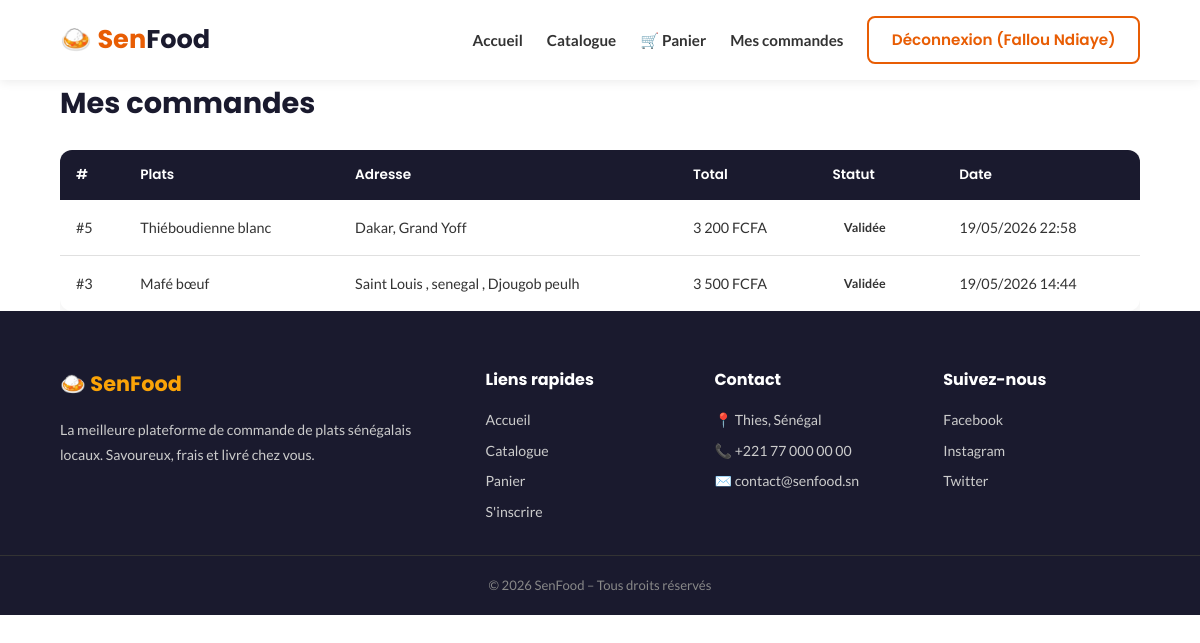
Page /client/mes_commandes.php (signed in) on the committed database.
### tables this page shows
CREATE TABLE `orders` (
  `id` int(11) NOT NULL,
  `user_id` int(11) NOT NULL,
  `adresse` varchar(255) NOT NULL,
  `statut` enum('En attente','Validée','Annulée') DEFAULT 'En attente',
  `created_at` timestamp NOT NULL DEFAULT current_timestamp()
);

### client/mes_commandes.php (the view, shortened to what this page needs)
<?php
require_once '../config/db.php';
$stmt = $pdo->prepare(
    'SELECT o.*,
     GROUP_CONCAT(p.nom SEPARATOR ", ") AS plats,
     SUM(od.prix_unitaire) AS total
     FROM orders o
     JOIN order_details od ON od.order_id = o.id
     JOIN products p ON p.id = od.product_id
     WHERE o.user_id = :user_id
     GROUP BY o.id
     ORDER BY o.created_at DESC'
);
$stmt->execute([':user_id' => $_SESSION['user_id']]);
$commandes = $stmt->fetchAll();
?>
<!DOCTYPE html>
<html lang="fr">
<head>
    <link rel="stylesheet" href="../assets/css/style.css">
</head>
<body>
<?php include '../includes/header.php'; ?>
<main class="container">
    <h1 class="page-titre">Mes commandes</h1>
    <?php if (empty($commandes)): ?>
        <div class="panier-vide">
            <p>Vous n'avez pas encore passé de commande.</p>
            <a href="catalogue.php" class="btn btn-primary">Commander maintenant</a>
        </div>
    <?php else: ?>
        <div class="table-responsive">
            <table class="table-admin">
                <thead>
                    <tr>
                        <th>#</th>
                        <th>Plats</th>
                        <th>Adresse</th>
                        <th>Total</th>
                        <th>Statut</th>
                        <th>Date</th>
                    </tr>
                </thead>
                <tbody>
                    <?php foreach ($commandes as $cmd): ?>
                    <tr>
                        <td>#<?= $cmd['id'] ?></td>
                        <td><?= htmlspecialchars($cmd['plats']) ?></td>
                        <td><?= htmlspecialchars($cmd['adresse']) ?></td>
                        <td><?= number_format($cmd['total'], 0, ',', ' ') ?> FCFA</td>
                        <td>
                            <span class="statut statut-<?= strtolower(str_replace(' ', '-', $cmd['statut'])) ?>">
                                <?= htmlspecialchars($cmd['statut']) ?>
                            </span>
                        </td>
                        <td><?= date('d/m/Y H:i', strtotime($cmd['created_at'])) ?></td>
                    </tr>
                    <?php endforeach; ?>
                </tbody>
            </table>
        </div>
    <?php endif; ?>
</main>
<?php include '../includes/footer.php'; ?>
</body>
</html>

### assets/css/style.css (style rules this page uses)
:root { --primary-color: #E85D04; --secondary-color: #FAA307; --dark-color: #1A1A2E; --text-color: #333333; --text-light: #666666; --bg-light: #FFF8F0; --bg-white: #FFFFFF; --border-color: #E0E0E0; --success-color: #2D6A4F; --error-color: #D62828; --font-main: 'Poppins', sans-serif; --font-body: 'Lato', sans-serif; --shadow: 0 4px 20px rgba(0,0,0,0.08); --shadow-hover: 0 8px 30px rgba(232,93,4,0.2); --radius: 12px; --transition: 0.25s ease; }
*, *::before, *::after { box-sizing: border-box; margin: 0; padding: 0; }
html { scroll-behavior: smooth; }
body { font-family: var(--font-body); color: var(--text-color); background: var(--bg-white); line-height: 1.6; }
.container { width: 90%; max-width: 1200px; margin: 0 auto; }
.table-responsive { overflow-x: auto; }
.table-admin { width: 100%; border-collapse: collapse; background: #fff; border-radius: var(--radius); overflow: hidden; box-shadow: var(--shadow); font-size: 0.9rem; }
.table-admin thead { background: var(--dark-color); color: #fff; }
.table-admin th { padding: 0.9rem 1rem; text-align: left; font-family: var(--font-main); font-size: 0.85rem; font-weight: 600; }
.table-admin td { padding: 0.85rem 1rem; border-bottom: 1px solid var(--border-color); vertical-align: middle; }
.table-admin tr:last-child td { border-bottom: none; }
.statut { display: inline-block; padding: 0.25rem 0.7rem; border-radius: 50px; font-size: 0.78rem; font-weight: 700; }
.page-titre { font-family: var(--font-main); font-size: 1.8rem; font-weight: 700; color: var(--dark-color); margin-bottom: 1.5rem; }

### rows in the picture
orders: id "5", plats "Thiéboudienne blanc", adresse "Dakar, Grand Yoff", total "3 200", statut "Validée", created_at "19/05/2026 22:58"
orders: id "3", plats "Mafé bœuf", adresse "Saint Louis , senegal , Djougob peulh", total "3 500", statut "Validée", created_at "19/05/2026 14:44"

### other values in the picture
$_SESSION['user_nom'] "Fallou Ndiaye"
